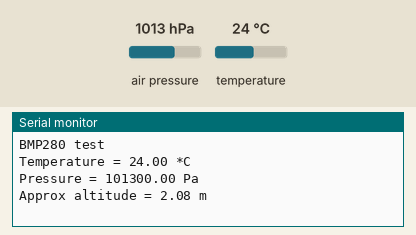
Simulated run of this sketch. Board: Arduino Uno, built with avr-gcc and run on an emulated ATmega328P. Shown: the last lines printed to the serial monitor. The test bench sets the inputs (shaded band); at power-on: air pressure 1013 hPa, temperature 24 °C.

Above: at 1.2 s.
1.3 s: air pressure set to 952 hPa
At 3.0 s:
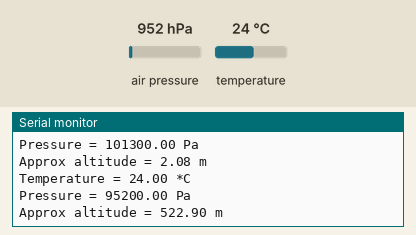
3.6 s: temperature set to 12 °C
At 4.7 s:
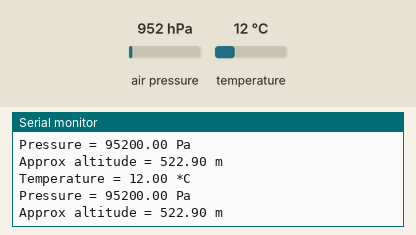
5.9 s: air pressure set to 975 hPa
At 6.5 s:
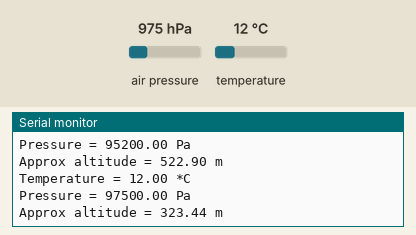
Timing chart, 0 to 8.9 s (numbered marks = the images above; inputs shaded):
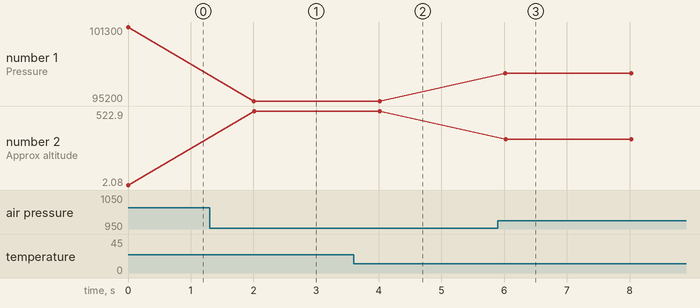

Measured:
- after the input at 1.3 s, the serial monitor: prints a new line after 0.71 s (image 1)
- after the input at 3.6 s, the serial monitor: prints a new line after 0.41 s (image 2)
- after the input at 5.9 s, the serial monitor: prints a new line after 0.12 s (image 3)
- plotted number 1: 101300 → 95200 after the input at 1.3 s, 95200 → 97500 after the input at 5.9 s
- plotted number 2: 2.08 → 522.9 after the input at 1.3 s, 522.9 → 323.44 after the input at 5.9 s

The sketch:

BPM_280_v0.1.ino
```cpp
#include <Wire.h>

#include <Adafruit_Sensor.h>
#include <Adafruit_BMP280.h>

/*
Connect the CSB pin to GND to have SPI and to VCC(3V3) for I2C.

The 7-bit device address is 111011x. The 6 MSB bits are fixed. The last bit is changeable by SDO value and can be changed during operation.
Connecting SDO to GND results in slave address 1110110 (0x76), connecting it to VCC results in slave address 1110111 (0x77), which is the same as BMP180’s I²C address.
*/


Adafruit_BMP280 bmp; // I2C

// address LM75    1001000
// address BMP280  1110111

void setup() {
  Serial.begin(115200);
  Serial.println(F("BMP280 test"));

  if (!bmp.begin()) {
    Serial.println("Could not find a valid BMP280 sensor, check wiring!");
    while (1);
  }
}

void loop() {
  Serial.print("Temperature = ");
  Serial.print(bmp.readTemperature());
  Serial.println(" *C");

  Serial.print("Pressure = ");
  Serial.print(bmp.readPressure());
  Serial.println(" Pa");

  Serial.print("Approx altitude = ");
  Serial.print(bmp.readAltitude(1013.25)); // this should be adjusted to your local forcase
  Serial.println(" m");

  Serial.println();
  delay(2000);
}
```
